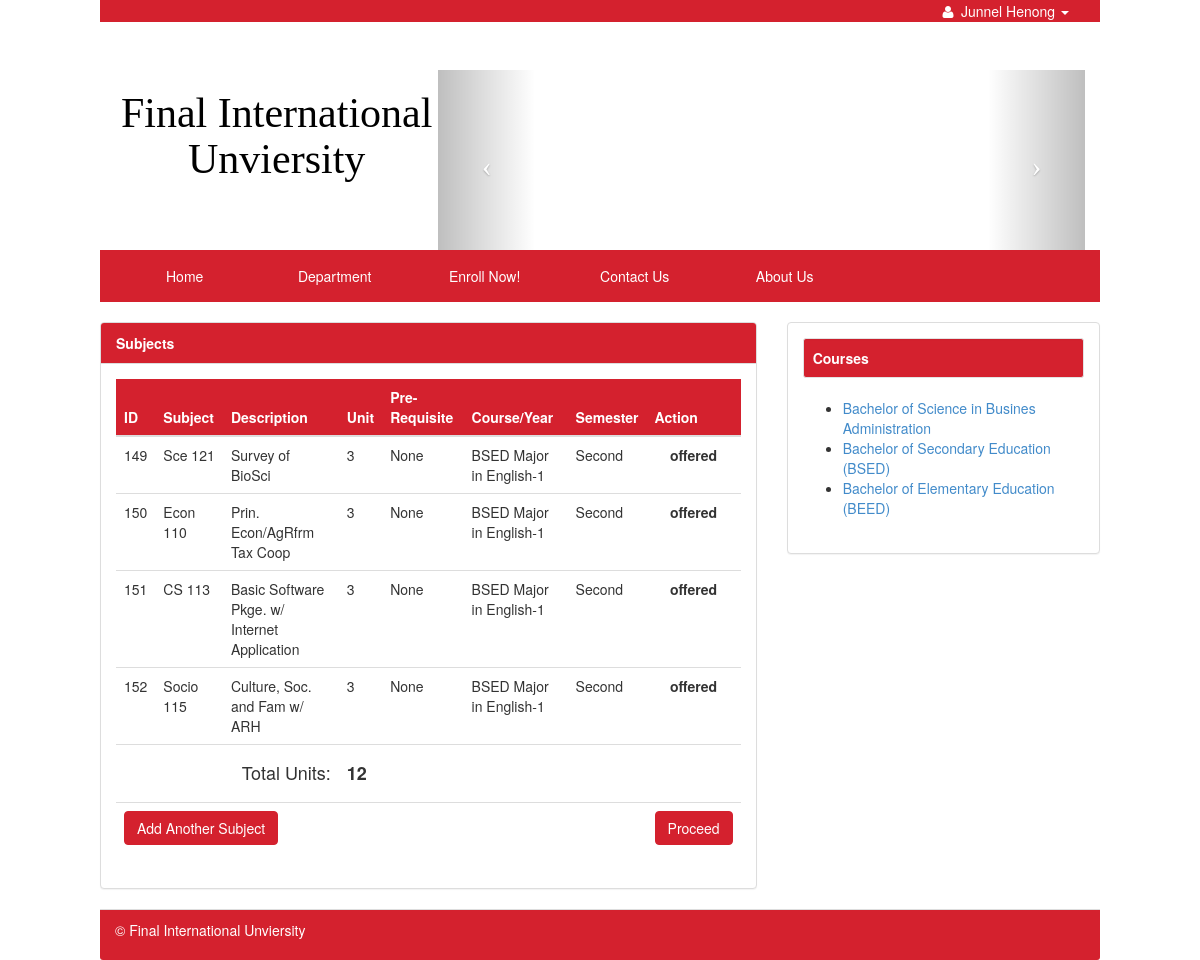
/index.php?q=cart (signed in), run on the app's committed database.
### tables this page shows
CREATE TABLE `tblstudent` (
  `S_ID` int(11) NOT NULL,
  `IDNO` int(20) NOT NULL,
  `FNAME` varchar(40) NOT NULL,
  `LNAME` varchar(40) NOT NULL,
  `MNAME` varchar(40) NOT NULL,
  `SEX` varchar(10) NOT NULL DEFAULT 'Male',
  `BDAY` date NOT NULL,
  `BPLACE` text NOT NULL,
  `STATUS` varchar(30) NOT NULL,
  `AGE` int(30) NOT NULL,
  `NATIONALITY` varchar(40) NOT NULL,
  `RELIGION` varchar(255) NOT NULL,
  `CONTACT_NO` varchar(40) NOT NULL,
  `HOME_ADD` text NOT NULL,
  `ACC_USERNAME` varchar(255) NOT NULL,
  `ACC_PASSWORD` text NOT NULL,
  `student_status` text NOT NULL,
  `YEARLEVEL` int(11) NOT NULL,
  `STUDSECTION` int(11) NOT NULL,
  `COURSE_ID` int(11) NOT NULL,
  `STUDPHOTO` varchar(255) NOT NULL,
  `SEMESTER` varchar(30) NOT NULL,
  `SYEAR` varchar(30) NOT NULL,
  `NewEnrollees` tinyint(1) NOT NULL
);

CREATE TABLE `subject` (
  `SUBJ_ID` int(11) NOT NULL,
  `SUBJ_CODE` varchar(30) NOT NULL,
  `SUBJ_DESCRIPTION` varchar(255) NOT NULL,
  `UNIT` int(2) NOT NULL,
  `PRE_REQUISITE` varchar(30) NOT NULL DEFAULT 'None',
  `COURSE_ID` int(11) NOT NULL,
  `AY` varchar(30) NOT NULL,
  `SEMESTER` varchar(20) NOT NULL,
  `PreTaken` tinyint(1) NOT NULL
);

CREATE TABLE `course` (
  `COURSE_ID` int(11) NOT NULL,
  `COURSE_NAME` varchar(30) NOT NULL,
  `COURSE_LEVEL` varchar(50) NOT NULL DEFAULT '1',
  `COURSE_MAJOR` varchar(30) NOT NULL DEFAULT 'None',
  `COURSE_DESC` varchar(255) NOT NULL,
  `DEPT_ID` int(11) NOT NULL,
  `SETSEMESTER` varchar(90) NOT NULL
);

### index.php (called while the page is built, shortened)
<?php
require_once ("include/initialize.php");
$view = (isset($_GET['q']) && $_GET['q'] != '') ? $_GET['q'] : '';
switch ($view) {
	case 'cart' :
        $title="Subjects";
		break;
}
require_once("theme/templates.php");
?>

### include/database.php (called while the page is built, shortened)
<?php
class Database {
	var $sql_string = '';
	public $conn;
	public function open_connection() {
		$this->conn = mysqli_connect(server,user,pass);
		if(!$this->conn){
			echo "Problem in database connection! Contact administrator!";
			exit();
		}else{
			$db_select = mysqli_select_db($this->conn,database_name);
		}
	}
	function setQuery($sql='') {
		$this->sql_string=$sql;
	}
	function executeQuery() {
		$result = mysqli_query($this->conn,$this->sql_string);
		return $result;
	}
	private function confirm_query($result) {
		return $result;
	}
	function loadResultList( $key='' ) {
		$cur = $this->executeQuery();
		$array = array();
		while ($row = mysqli_fetch_object($cur)) {
			if ($key) {
				$array[$row->$key] = $row;
			} else {
				$array[] = $row;
			}
		}
		return $array;
	}
	function loadSingleResult() {
		$cur = $this->executeQuery();
		while ($row = mysqli_fetch_object($cur)) {
		return $data = $row;
		}
	}
}
$mydb = new Database();
?>

### include/students.php (called while the page is built, shortened)
<?php
require_once(LIB_PATH.DS.'database.php');
class Student {
	protected static  $tblname = "tblstudent";
	function single_student($id=""){
			global $mydb;
			$mydb->setQuery("SELECT * FROM ".self::$tblname."
				Where IDNO= '{$id}' LIMIT 1");
			$cur = $mydb->loadSingleResult();
			return $cur;
	}
}
?>

### cart.php (the view, shortened to what this page needs)
 <form action="index.php?q=subject" method="POST">
      <table class="table table-hover">
            <thead>
              <tr  bgcolor="#D4212E" style="color:#fff">
             <th>ID</th>
              <th>
               Subject</th>
              <th>Description</th>
              <th>Unit</th>
              <th>Pre-Requisite</th>
              <th>Course/Year</th>
              <th>Semester</th>
              <th width="10%" >Action</th>
            </tr>
          </thead>
          <tbody>
            <?php
             $totunits = 0;
            $query = "SELECT * FROM tblstudent s, course c WHERE s.COURSE_ID=c.COURSE_ID AND IDNO=".$_SESSION['IDNO'];
            $result = mysqli_query($mydb->conn,$query) or die(mysqli_error(mydb->conn));
            $row = mysqli_fetch_assoc($result);
             $query = "SELECT *
                      FROM `subject` s, `course` c WHERE s.COURSE_ID=c.COURSE_ID
                      AND COURSE_NAME='".$row['COURSE_NAME']."' AND COURSE_LEVEL=".$row['YEARLEVEL']."
                      AND  SEMESTER ='".$_SESSION['SEMESTER']."' AND
                      NOT FIND_IN_SET(  `PRE_REQUISITE` , (
                      SELECT GROUP_CONCAT(SUBJ_CODE SEPARATOR ',') FROM tblstudent s,grades g,subject sub
                      WHERE s.IDNO=g.IDNO AND g.SUBJ_ID=sub.SUBJ_ID AND AVE <=74.5
                      AND  s.IDNO =" .$_SESSION['IDNO'].")
                      )";
                $mydb->setQuery($query);
                $cur = $mydb->loadResultList();
                foreach ($cur as $result) {
                  echo '<tr>';
                  echo '<td>' . $result->SUBJ_ID.'</a></td>';
                  echo '<td>'. $result->SUBJ_CODE.'</td>';
                  echo '<td>'. $result->SUBJ_DESCRIPTION.'</td>';
                  echo '<td>' . $result->UNIT.'</a></td>';
                  echo '<td>'. $result->PRE_REQUISITE.'</td>';
                  echo '<td>'. $result->COURSE_NAME.'-'.$result->COURSE_LEVEL.'</td>';
                  echo '<td>'. $result->SEMESTER.'</td>';
                   echo '<td align="center" ><label>offered</label> </td>';
                  echo '</tr>';
                   $totunits +=  $result->UNIT ;
                }
            ?>
          </tbody>
          <tfoot>
          <?php
            if ($totunits > 0) {
              echo '<tr>
           <td colspan="3"><h4 align="right">Total Units:</h4></td>
           <td colspan="6">
             <h4><b> '. $totunits  .'</b></h4>
            </td>
            </tr>
            <tr>
            <td colspan="7">
              <a href="index.php?q=subjectlist" class="btn btn-success btn-md" name="submit" type="submit">Add Another Subject</a>
            </td>
            <td >
              <button class="btn btn-success btn-md" name="btnCartSubmit" type="submit">Proceed</button>
            </td>
             </tr>';
            }
          ?>
          </tfoot>
        </table>
</form>

### theme/templates.php (shortened to what this page needs)
<!DOCTYPE html>
<html lang="en">
<head>
 <link href="<?php echo web_root; ?>css/bootstrap.min.css" rel="stylesheet">
    <link href="<?php echo web_root; ?>font/css/font-awesome.min.css" rel="stylesheet" type="text/css">
    <link href="<?php echo web_root; ?>css/dataTables.bootstrap.css" rel="stylesheet">
<link href="<?php echo web_root; ?>css/bootstrap-datetimepicker.min.css" rel="stylesheet" media="screen">
 <link href="<?php echo web_root; ?>css/modern.css" rel="stylesheet">
 <link href="<?php echo web_root; ?>css/costum.css" rel="stylesheet">
  <link href="<?php echo web_root; ?>css/ekko-lightbox.css" rel="stylesheet">
</head>
<body style="Pbackground-color:#e0e4e5" >
<div class="navbar-fixed-top navbar-TOPsm  col-md-10    col-md-offset-1"    role="navigation" style="background-color:#D4212E">
  <div class="container">
      <div  class="collapse navbar-collapse  smMenu " >
          <ul class="navbar-nav p navbar-right ">
            <?php if (isset($_SESSION['IDNO']) ){
              $student = New Student();
              $singlestudent = $student->single_student($_SESSION['IDNO']);
            ?>
            <li class="dropdown  dropdown-toggle">
               <a class="dropdown-toggle" data-toggle="dropdown" href="#">
                  <i class="fa fa-user fa-fw"></i>
                    <?php echo $singlestudent->FNAME. ' ' . $singlestudent->LNAME ; ?>
                  <i class="caret"> </i>
               </a>
            </li>
          <?php  } else{?>
          <li  class="tooltip-demo"><a data-toggle="tooltip" data-placement="left" title="Enrol Now" href="<?php echo web_root.'index.php?q=enrol'; ?>">Enroll Now!</a></li>
          <?php } ?>
        </ul>
      </div>
  </div>
</div>
  <div class="col-md-10 col-md-offset-1 " >
   <div class="col-md-4">
    <div class="row ">
     <p >
        <a  class="title-logo"  href="<?php echo web_root; ?>index.php" title="">
        <h1 align="center" style="font-family:verdana;" >Final International Unviersity</h1>
        </a>
    </p>
     </div>
    </div>
    <div class="col-md-8">
     <div class="row ">
        <?php include 'banner.php'; ?>
     </div>
    </div>
   </div>
 <div class="navbar navbar-static-top navbar-magbanua col-md-10    col-md-offset-1 " style="background-color:#D4212E"   role="navigation">
      <div class="container ">
        <div class="collapse navbar-collapse bigMenu"   >
          <ul class="nav navbar-nav menu" style="margin-left:-4%;"    >
            <li class="dropdown dropdown-toggle <?php echo (isset($_GET['q']) && $_GET['q']=='') ? "active" : false;?> ">
              <a href="<?php echo web_root.'index.php'; ?>">Home</a>
            </li>
            <li class="dropdown-toggle <?php echo (isset($_GET['q']) && $_GET['q']=='department') ? "active" : false;?>" >
              <a href="<?php echo web_root.'index.php?q=department'; ?>">Department</a>
            </li>
            <li class="dropdown-toggle <?php echo (isset($_GET['q']) && ($_GET['q']=='enrol' || $_GET['q']=='subject')) ? "active" : false;?>" >
              <a href="<?php echo web_root.'index.php?q=enrol'; ?>">Enroll Now!</a>
            </li>
             <li class="dropdown-toggle <?php echo (isset($_GET['q']) && $_GET['q']=='contact') ? "active" : false;?>">
              <a href="<?php echo web_root.'index.php?q=contact';  ?>">Contact Us</a>
            </li>
           <li class="dropdown-toggle <?php echo (isset($_GET['q']) && $_GET['q']=='about') ? "active" : false;?> ">
             <a href="<?php echo web_root.'index.php?q=about';  ?>">
               About Us
             </a>
          </li>
          </ul>
        </div>
    </div>
  </div>
<div class="col-md-10 col-md-push-1 ">
        <div class="row">
          <div id="page-wrapper">
               <?php
          if($title=='Profile'){
                echo ' <div class="row">';
                require_once $content;
                echo ' </div><br/>';
              }else{
   ?>
            <div class="row">
              <div class="col-lg-8">
                <div class="panel panel-default">
                  <div class="panel-heading" style="background-color:#D4212E;color:#fff;">
                  <b><?php
                  echo  $title . (isset($_GET['category']) ?  '  |  ' .$_GET['category'] : '' )?> </b>
                  </div>
                  <div class="panel-body">
                    <?php require_once $content; ?>
                  </div>
              </div>
          </div>
           <div class="col-lg-4">
                  <?php
                  require_once "sidebar.php";
                    ?>
             </div>
        </div>
        <?php }
?>
       </div>
            <footer class="panel-footer" style="background-color:#D4212E;color:#fff;" >
              <p align="left" >&copy; Final International Unviersity</p>
           </footer>
      </div>
  </div>
</body>
</html>

### banner.php (shortened to what this page needs)
     <header id="myCarousel" class="carousel slide">
        <div class="carousel-inner">
            <div class="item active">
                <div class="carousel-caption">
                </div>
            </div>
        </div>
        <a class="left carousel-control" href="#myCarousel" data-slide="prev">
            <span class="icon-prev"></span>
        </a>
        <a class="right carousel-control" href="#myCarousel" data-slide="next">
            <span class="icon-next"></span>
        </a>
</header>

### sidebar.php (shortened to what this page needs)
 <div class="panel panel-default">
    <div class="panel-body">
    <div class="list-group">
     <div class="well well-sm " style="background-color: #D4212E;color:#fff;"><b> Courses </b> </div>
        <ul >
        <?php
            $mydb->setQuery("SELECT distinct(COURSE_DESC)
                      FROM  `course`");
              $cur = $mydb->loadResultList();
            foreach ($cur as $result) {
            echo ' <li><a href="index.php?q=product&id='.$result->COURSE_DESC.'" >'.$result->COURSE_DESC.'</a></li> ';
            }
        ?>
         </ul>
      </div>
   </div>
</div>

### css/modern.css (style rules this page uses)
header.carousel { height: 50%; }
header.carousel .item > img, header.carousel .item.active , header.carousel .carousel-inner { height: 180px; }

### css/costum.css (style rules this page uses)
body { padding-top: 70px; }
footer { padding-left: 15px; padding-right: 15px; }
.navbar-magbanua { background-color: #D4212E; border: 1px solid #D4212E; }
.navbar-magbanua .navbar-nav > li > a { color: #ffffff; }
.navbar-magbanua .navbar-collapse, .navbar-magbanua .navbar-form { border-color: transparent; }
.navbar-TOPsm { background-color: #D4212E; border: 1px solid #D4212E; color: white; list-style: none; }
.navbar-TOPsm .navbar-nav > li > a { color: #ffffff; text-decoration: none; list-style: none; }
.navbar-TOPsm .navbar-collapse, .navbar-TOPsm .navbar-form { border-color: transparent; }
.navbar-TOPsm .navbar-nav > .dropdown > a .caret { border-top-color: #ffffff; border-bottom-color: #ffffff; }

### theme/templates.php (style rules this page uses)
.p { color: white; margin-bottom: 0; margin-top: 0; list-style: none; }
.title-logo { color:black; text-decoration:none; font-size: 42px; font-family: "Helvetica Neue", Helvetica, Arial, sans-serif"; font-style: bold; padding: 0; margin: 0; top: 0; }
.menu li { left: 0px; width: 150px; padding: 0 3px 0 3px; text-align: center; }

### data on the page
tblstudent: FNAME "Junnel", LNAME "Henong"
subject: SUBJ_ID "149", SUBJ_CODE "Sce 121", SUBJ_DESCRIPTION "Survey of BioSci", UNIT "3", PRE_REQUISITE "None", COURSE_ID.COURSE_NAME "BSED Major in English", COURSE_ID.COURSE_LEVEL "1", SEMESTER "Second"
subject: SUBJ_ID "150", SUBJ_CODE "Econ 110", SUBJ_DESCRIPTION "Prin. Econ/AgRfrm Tax Coop", UNIT "3", PRE_REQUISITE "None", COURSE_ID.COURSE_NAME "BSED Major in English", COURSE_ID.COURSE_LEVEL "1", SEMESTER "Second"
subject: SUBJ_ID "151", SUBJ_CODE "CS 113", SUBJ_DESCRIPTION "Basic Software Pkge. w/ Internet Application", UNIT "3", PRE_REQUISITE "None", COURSE_ID.COURSE_NAME "BSED Major in English", COURSE_ID.COURSE_LEVEL "1", SEMESTER "Second"
subject: SUBJ_ID "152", SUBJ_CODE "Socio 115", SUBJ_DESCRIPTION "Culture, Soc. and Fam w/ ARH", UNIT "3", PRE_REQUISITE "None", COURSE_ID.COURSE_NAME "BSED Major in English", COURSE_ID.COURSE_LEVEL "1", SEMESTER "Second"

### other printed values
$title "Subjects"
$totunits "12"
$result->COURSE_DESC "Bachelor of Science in Busines Administration"
$result->COURSE_DESC "Bachelor of Secondary Education (BSED)"
$result->COURSE_DESC "Bachelor of Elementary Education (BEED)"
